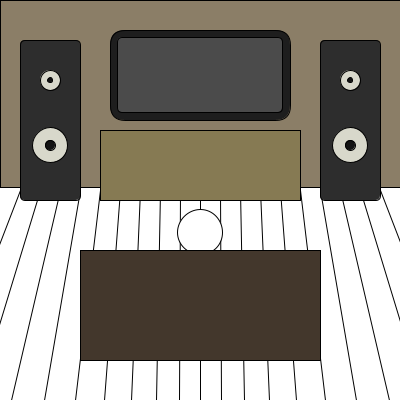
Frame 1 (no input)
Frame 60 (the mouse pressed at the canvas centre just before this capture): identical to frame 1, image omitted
Frame 120 (the mouse held since frame 60 and released just before this capture): identical to frame 1, image omitted

The Processing sketch that drew this single still picture (run headless with seeded random() and noise(); from frame 60 on, the mouse is pressed at the canvas centre):

// Processing sketch: processing_135129
// ── processing_135129.pde

void setup(){
  size (400,400);
}

int R = 75; // grey off tv screen
int G = 75;
int B = 75;

int xPos = 200; // Person starting x pos.
int yPos = 232; // Person starting y pos.

void draw(){
  background(255);
  drawWall();
  drawFloor();
  drawSpeakers();
  drawTv();
  drawTvStand();
  drawPerson();
  drawCouch();
}

void drawWall(){
  fill(139, 126, 103); // wall
  rect(0, 0, width, 187);
  }
  
void drawFloor(){
  for(int i = 0; i < 10; i++) { //left floor
    line(200-20*i, 190, 200-(20+i)*i, 400);
  }
  for(int i = 1; i < 10; i++) { // right floor
    line(200+20*i, 190, 200+(20+i)*i, 400);
  } 
}

void drawSpeakers(){
fill(45);
  rect(20, 40, 60, 160, 5); //left speaker
  fill(216, 216, 203);
  ellipse(50, 80, 20, 20); // Tweeter
  ellipse(50, 145, 35, 35); //Woofer
  fill(20);
  ellipse(50, 145, 10, 10); // small woofer
  ellipse(50, 80, 5, 5); // small tweeter
  
  fill(45);
  rect(320, 40, 60, 160, 5); //right speaker
  fill(216, 216, 203);
  ellipse(350, 80, 20, 20); // tweeter
  ellipse(350, 145, 35, 35); //woofer
  fill(20);
  ellipse(350, 145, 10, 10); //small woofer
  ellipse(350, 80, 5, 5); // small tweeter
}

void drawTv(){
  fill(30);
  rect(110, 30, 180, 90, 15); // tv
  fill(R, G, B); 
  rect(117, 37, 165, 75, 5); //screen
}

void drawTvStand(){
  fill(134, 122, 83);
  rect(100, 130, 200, 70, 0); // tv stand
}

void drawPerson(){
  fill(255);
  ellipse(xPos, yPos, 45, 45);// person  
}

void drawCouch(){
  fill(67, 55,44);
  rect(80, 250, 240, 110);// couch 
}
//================================================================ 

void mouseClicked() { //TV changes to random colors when clicked
  if (R == 75 && G == 75 && B == 75) {
    R = (int)random(255); // sets random Red value
    G = (int)random(255); // sets random Green value
    B = (int)random(255); // sets random Blue value
  } else {
    R = 75;
    G = 75;
    B = 75;
  }
}

void keyPressed() {  // moves person left & right on couch
  if (key == CODED) {
    if (keyCode == LEFT) {
      if (xPos > 100) {    //stops person from moving left off couch
        xPos = xPos - 2; // moves person two pixels left per press
      } 
    }
    if (keyCode == RIGHT) { 
      if (xPos < 300) { //stops person from moving right off couch
        xPos = xPos + 2; // moves person two pixels right per press
      }
    }
  }
}
